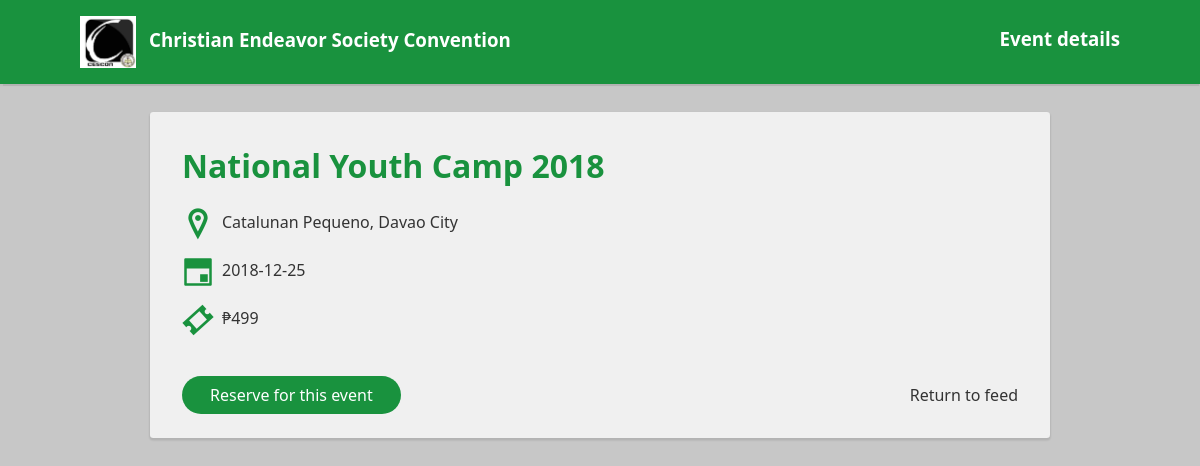
/member_reservation/event-detail.php?view=6, run on the app's committed database.
### tables this page shows
CREATE TABLE `event` (
  `event_id` int(11) NOT NULL,
  `title` varchar(191) NOT NULL,
  `location` varchar(191) NOT NULL,
  `date` timestamp NOT NULL DEFAULT CURRENT_TIMESTAMP ON UPDATE CURRENT_TIMESTAMP,
  `details` varchar(191) NOT NULL,
  `rate` double NOT NULL,
  `branch_id` int(11) NOT NULL
);

### member_reservation/event-detail.php (the view, shortened to what this page needs)
<?php
require_once('../includes/config/db.php');
$event_id = '';
$title = '';
$location = '';
$date = '';
$rate = '';
if (isset($_GET['view'])) {
    $event_id = $_GET['view'];
    $query = "SELECT * FROM event WHERE event_id = ?";
    $stmt = $conn->prepare($query);
    $stmt->bind_param('i', $event_id);
    $stmt->execute();
    $result = $stmt->get_result();
    if ($result->num_rows > 0) {
        while ($row = $result->fetch_assoc()) {
            $event_id = $row['event_id'];
            $title = $row['title'];
            $location = $row['location'];
            $date = date('Y-m-d', strtotime($row['date']));
            $rate = $row['rate'];
        }
    }
}
else {
    header('location: feed.php');
}
?>
<!DOCTYPE html>
<html>
    <head>
        <link rel="stylesheet" media = "all" href="../styles/style.css">
    </head>
    <body>
        <h3 id = "feed-header">
            <img src="../images/logo.jpeg" alt="CESCON logo">
            <span>Event details</span>
            Christian Endeavor Society Convention
        </h3>
        <div class="content-container">
            <div class= "event-details">
                <h1><?php echo $title; ?></h1>
                <p class = "detail-main"><img src="../images/pin.png" alt=""><?php echo $location; ?></p>
                <p class = "detail-main"><img src="../images/date.png" alt=""><?php echo $date; ?></p>
                <p class = "detail-main"><img src="../images/ticket.png" alt="">₱<?php echo $rate; ?></p>
                <div class="event-buttons">
                    <a id = "return-button" href="feed.php">Return to feed</a>
                    <a id="reserve-button" href="reserve.php?event_id=<?php echo $event_id; ?>">Reserve for this event</a>
                </div>
            </div>
        </div>
    </body>
</html>

### styles/style.css (style rules this page uses)
html { font-family: 'Segoe UI', sans-serif; font-size: 100%; height: fit-content; color: #333333; }
body { margin: 0; padding: 0; overflow-x: hidden; background: rgb(199, 199, 199); height: fit-content; display: grid; align-content: center; position: relative; }
* { box-sizing: border-box; }
h2, h3, h4 { border-left: .1em solid rgb(25, 146, 62); padding: .5rem 0 .5rem 1rem; margin: 0; }
a { text-decoration: none; color: #333333; }
div.content-container { width: 900px; position: relative; margin: auto; padding: 5rem 0 3rem; display: flex; flex-direction: column; }
h3#feed-header { width: 100%; border: 0; padding: 1rem 5rem; margin: 0; position: fixed; z-index: 99; background: rgb(25, 146, 62); box-shadow: 0 .1rem .1rem .05rem rgba(0, 0, 0, .1); color: white; }
h3#feed-header > img { width: 3em; margin-right: .5rem; vertical-align: middle; }
h3#feed-header > span { float: right; line-height: 2.5em; }
div.event-details { width: inherit; padding: 2rem; margin: 2rem auto; border-radius: .2rem; box-shadow: 0 .1rem .1rem .05rem rgba(0, 0, 0, .1); background: rgb(240, 240, 240); position: relative; }
div.content-container h1 { margin-top: 0; color: rgb(25, 146, 62); }
p.detail-main { margin-top: 0; margin-bottom: 1rem; }
p.detail-main img { width: 2rem; margin-right: .5rem; vertical-align: middle; }
div.event-buttons { margin-top: 3rem; }
a#return-button { position: absolute; right: 2rem; bottom: 2rem; }
a#reserve-button { padding: .5rem 1.75rem; margin-top: 2rem; color: #FFFFFF; background: rgb(25, 146, 62); border-radius: 2rem; }

### data on the page
event: title "National Youth Camp 2018", location "Catalunan Pequeno, Davao City", date "2018-12-25", rate "499"
